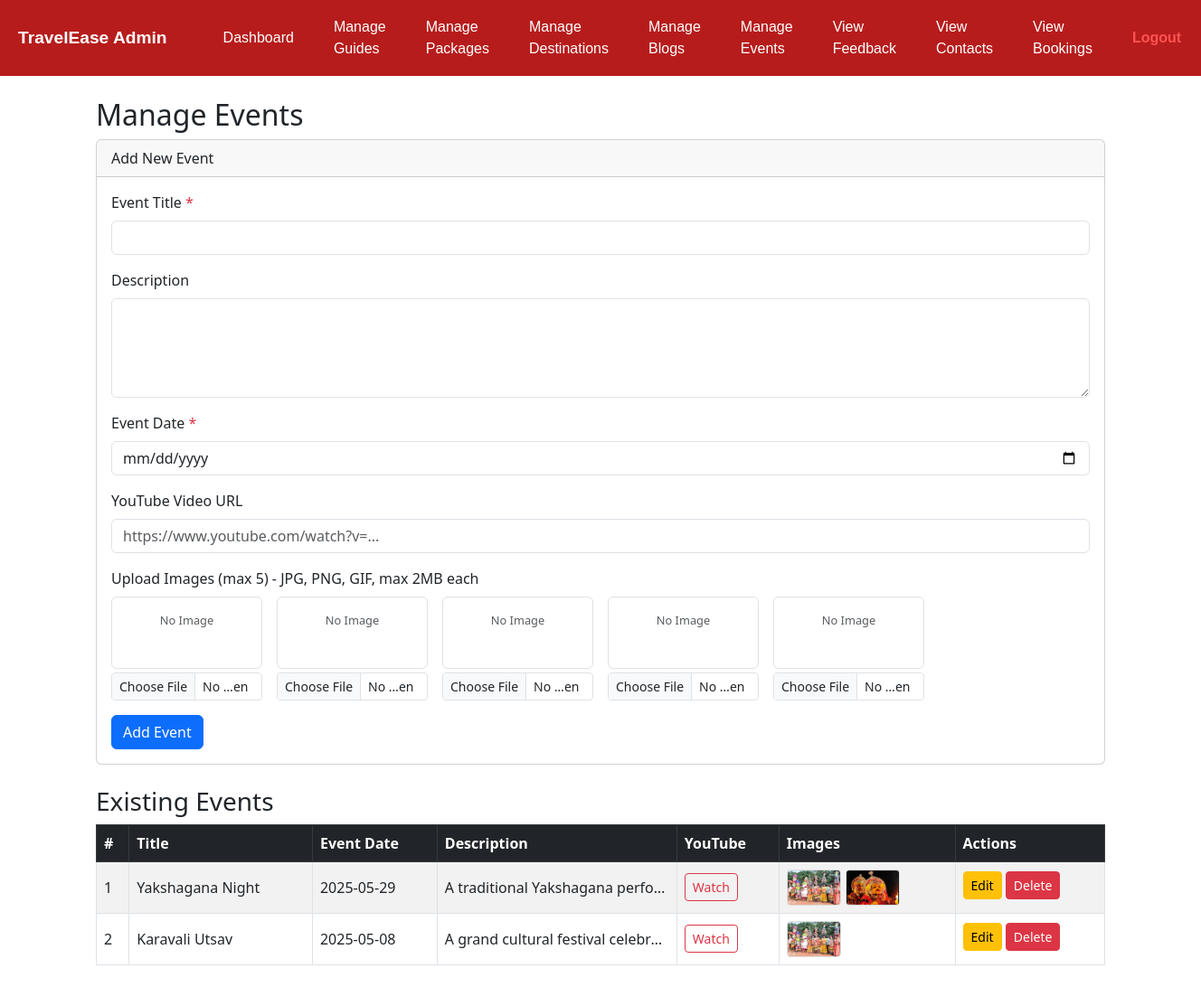
/admin/manage-events.php (signed in), run on the app's committed database.
### tables this page shows
CREATE TABLE `events` (
  `id` int(11) NOT NULL,
  `title` varchar(100) NOT NULL,
  `description` text DEFAULT NULL,
  `event_date` date DEFAULT NULL,
  `youtube_url` varchar(255) DEFAULT NULL,
  `image1` varchar(255) DEFAULT NULL,
  `image2` varchar(255) DEFAULT NULL,
  `image3` varchar(255) DEFAULT NULL,
  `image4` varchar(255) DEFAULT NULL,
  `image5` varchar(255) DEFAULT NULL
);

### admin/manage-events.php (the view, shortened to what this page needs)
<?php
require_once '../config/db.php';
$edit_mode = false;
$event = [
    'id' => '',
    'title' => '',
    'description' => '',
    'event_date' => '',
    'youtube_url' => '',
    'image1' => '',
    'image2' => '',
    'image3' => '',
    'image4' => '',
    'image5' => '',
];
$stmt = $pdo->query("SELECT * FROM events ORDER BY event_date DESC");
$events = $stmt->fetchAll();
?>
<!DOCTYPE html>
<html lang="en">
<head>
<link href="https://cdn.jsdelivr.net/npm/bootstrap@5.3.0/dist/css/bootstrap.min.css" rel="stylesheet" />
</head>
<body>
    <?php include 'nav.php'; ?>
<div class="container my-4">
    <h2>Manage Events</h2>
    <div class="card mb-4">
        <div class="card-header"><?= $edit_mode ? "Edit Event" : "Add New Event" ?></div>
        <div class="card-body">
            <form method="POST" enctype="multipart/form-data">
                <div class="mb-3">
                    <label for="title" class="form-label">Event Title <span class="text-danger">*</span></label>
                    <input type="text" name="title" id="title" class="form-control" required value="<?= htmlspecialchars($event['title']) ?>" />
                </div>
                <div class="mb-3">
                    <label for="description" class="form-label">Description</label>
                    <textarea name="description" id="description" class="form-control" rows="4"><?= htmlspecialchars($event['description']) ?></textarea>
                </div>
                <div class="mb-3">
                    <label for="event_date" class="form-label">Event Date <span class="text-danger">*</span></label>
                    <input type="date" name="event_date" id="event_date" class="form-control" required value="<?= htmlspecialchars($event['event_date']) ?>" />
                </div>
                <div class="mb-3">
                    <label for="youtube_url" class="form-label">YouTube Video URL</label>
                    <input type="url" name="youtube_url" id="youtube_url" class="form-control" placeholder="https://www.youtube.com/watch?v=..." value="<?= htmlspecialchars($event['youtube_url']) ?>" />
                </div>
                <div class="mb-3">
                    <label class="form-label">Upload Images (max 5) - JPG, PNG, GIF, max 2MB each</label>
                    <div class="row g-3">
                        <?php
                        for ($i = 1; $i <= 5; $i++):
                            $imgField = "image$i";
                            $imgVal = $event[$imgField] ?? '';
                        ?>
                        <div class="col-md-2 text-center">
                            <?php if ($imgVal && file_exists("../uploads/events/$imgVal")): ?>
                                <img src="../uploads/events/<?= htmlspecialchars($imgVal) ?>" alt="Event Image <?= $i ?>" class="img-thumbnail mb-1" />
                            <?php else: ?>
                                <div class="border rounded p-3 text-muted mb-1" style="height:80px; font-size:0.8rem;">No Image</div>
                            <?php endif; ?>
                            <input type="file" name="<?= $imgField ?>"  class="form-control form-control-sm" />
                        </div>
                        <?php endfor; ?>
                    </div>
                </div>
                <button type="submit" class="btn btn-primary"><?= $edit_mode ? "Update Event" : "Add Event" ?></button>
            </form>
        </div>
    </div>
    <h3>Existing Events</h3>
    <?php if (count($events) === 0): ?>
        <div class="alert alert-info">No events found.</div>
    <?php else: ?>
    <table class="table table-bordered table-striped align-middle">
        <thead class="table-dark">
            <tr>
                <th>#</th>
                <th>Title</th>
                <th>Event Date</th>
                <th>Description</th>
                <th>YouTube</th>
                <th>Images</th>
                <th>Actions</th>
            </tr>
        </thead>
        <tbody>
        <?php foreach ($events as $index => $ev): ?>
            <tr>
                <td><?= $index + 1 ?></td>
                <td><?= htmlspecialchars($ev['title']) ?></td>
                <td><?= htmlspecialchars($ev['event_date']) ?></td>
                <td style="max-width: 200px; white-space: nowrap; overflow: hidden; text-overflow: ellipsis;">
                    <?= htmlspecialchars($ev['description']) ?>
                </td>
                <td>
                    <?php if ($ev['youtube_url']): ?>
                        <a href="<?= htmlspecialchars($ev['youtube_url']) ?>" target="_blank" class="btn btn-sm btn-outline-danger">Watch</a>
                    <?php else: ?>
                        N/A
                    <?php endif; ?>
                </td>
                <td class="event-images">
                    <?php
                    for ($i = 1; $i <= 5; $i++) {
                        $imgField = "image$i";
                        if (!empty($ev[$imgField]) && file_exists("../uploads/events/" . $ev[$imgField])) {
                            echo '<img src="../uploads/events/' . htmlspecialchars($ev[$imgField]) . '" alt="Event Image">';
                        }
                    }
                    ?>
                </td>
                <td>
                    <a href="?edit=<?= $ev['id'] ?>" class="btn btn-sm btn-warning mb-1">Edit</a>
                    <a href="?delete=<?= $ev['id'] ?>" class="btn btn-sm btn-danger mb-1" onclick="return confirm('Are you sure you want to delete this event?');">Delete</a>
                </td>
            </tr>
        <?php endforeach; ?>
        </tbody>
    </table>
    <?php endif; ?>
</div>
</body>
</html>

### admin/manage-events.php (style rules this page uses)
.event-images img { width: 60px; height: 40px; object-fit: cover; margin-right: 5px; border-radius: 4px; border: 1px solid #ddd; }

### data on the page
events: title "Yakshagana Night", event_date "2025-05-29", description "A traditional Yakshagana perfo…", image1 (picture), image2 (picture)
events: title "Karavali Utsav", event_date "2025-05-08", description "A grand cultural festival celebr…", image1 (picture)
